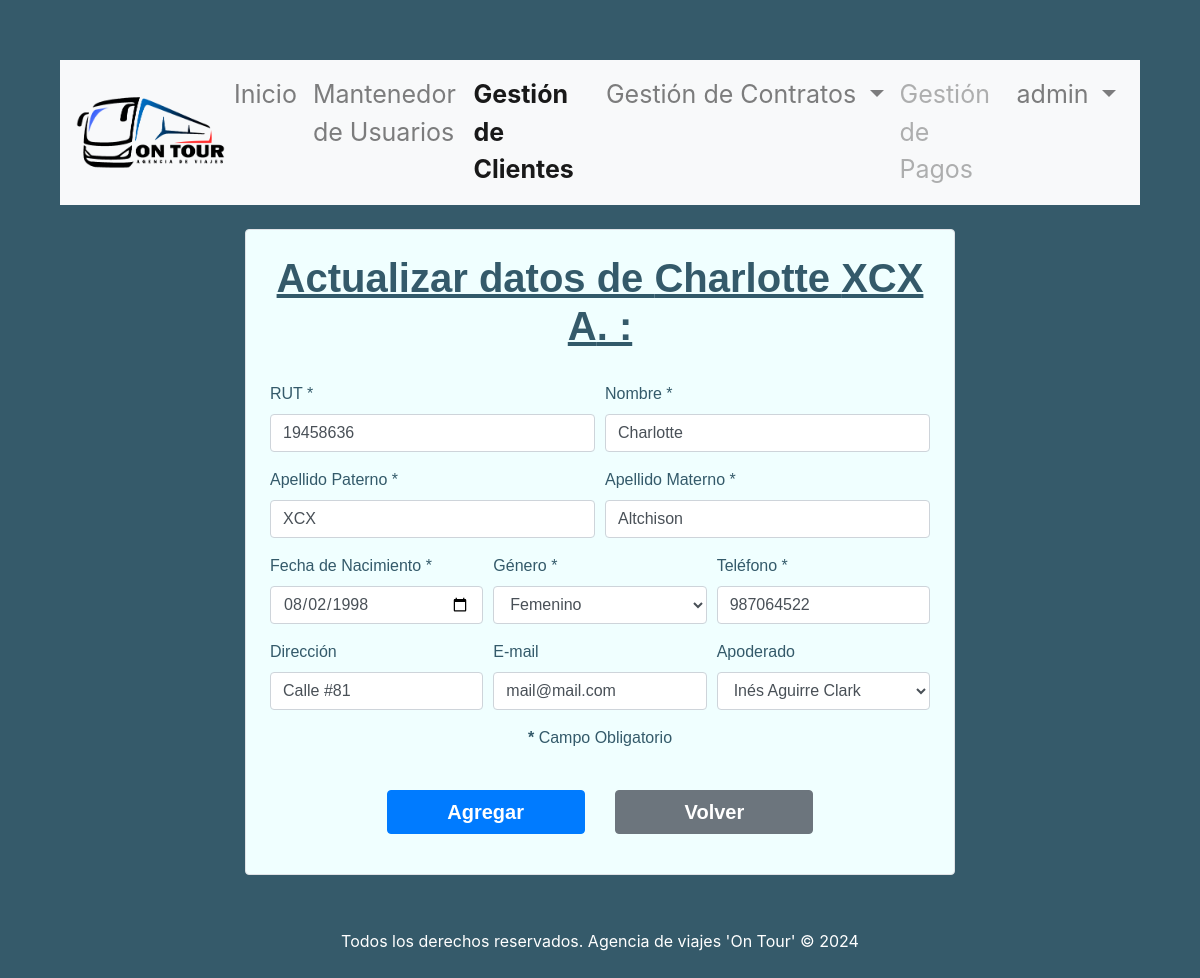
Page /accounts/alumnos_edit/9/1 (signed in) on the committed database.
### gestion_viajes/models.py (models this page shows, shortened)
class Alumno(models.Model):
    id_alumno        = models.AutoField(db_column='idAlumno', primary_key=True)
    rut              = models.CharField(max_length=10, null=False)
    nombre           = models.CharField(max_length=20, null=False)
    apellido_paterno = models.CharField(max_length=20, null=False)
    apellido_materno = models.CharField(max_length=20, null=False)
    fecha_nacimiento = models.DateField(blank=False, null=False)
    id_genero        = models.ForeignKey('Genero',on_delete=models.CASCADE, db_column='idGenero')
    telefono         = models.CharField(max_length=45, null=False)
    email            = models.EmailField(unique=True, max_length=100, blank=True, null=True)
    direccion        = models.CharField(max_length=50, blank=True, null=True)
    id_curso         = models.ForeignKey('Curso',on_delete=models.CASCADE, db_column='idCurso')
    id_apoderado     = models.ForeignKey('Apoderado',on_delete=models.CASCADE, db_column='idApoderado')

### gestion_viajes/views.py (the view)
# urls.py: path('alumnos_edit/<int:pk>/<int:fk>', views.alumnos_edit, name='alumnos_edit'),
@login_required
def alumnos_edit(request, pk, fk):
    curso = Curso.objects.get(id_curso=fk)
    try:
        alumno = Alumno.objects.get(id_alumno=pk)
        generos = Genero.objects.all()
        context = {}
        if alumno:
            if request.method == "POST":
                form = AlumnoForm(request.POST, instance=alumno)
                if form.is_valid():
                    form.save()
                    mensaje = f"Los datos de {alumno.nombre} {alumno.apellido_paterno} {alumno.apellido_materno} han sido actualizados exitosamente"
                    context = {'alumno': alumno, 'mensaje': mensaje, 'form': form, 'generos': generos, 'curso':curso, 'clase':'gestion_clientes'}
                    return render(request, 'gestion_viajes/alumnos_edit.html', context)
            else:
                form = AlumnoForm(instance=alumno)
                mensaje = ""
                context = {'alumno': alumno, 'mensaje': mensaje, 'form': form, 'generos': generos, 'curso':curso, 'clase':'gestion_clientes'}
                return render(request, 'gestion_viajes/alumnos_edit.html', context)
    except Alumno.DoesNotExist:
        alumnos = Alumno.objects.filter(id_curso = fk).order_by('apellido_paterno')
        mensaje = f"ERROR: El alumno con ID {pk} no existe"
        context = {'alumnos': alumnos, 'mensaje': mensaje, 'curso':curso, 'clase':'gestion_clientes'}
    return render(request, 'gestion_viajes/alumnos_list.html', context)

### gestion_viajes/models.py (called while the page is built)
    def __str__(self):
        return str(self.genero)

    def __str__(self):
        return str(self.nombre)+" "+str(self.apellido_paterno)+" "+str(self.apellido_materno)

### gestion_viajes/templates/gestion_viajes/alumnos_edit.html (shortened to what this page needs)
{% extends "gestion_viajes/base.html" %}
{% load static %}
{% block content %}
  <br>
    <div class="row justify-content-center">
      <div class="col-lg-8 col-md-10 col-sm-12">
        <div id="formCrud" class="p-4 border rounded">
          {% if alumno %}
          <h2 class="text-center">
            Actualizar datos de {{alumno.nombre}} {{alumno.apellido_paterno}}
            {{alumno.apellido_materno|slice:":1"}}. :
          </h2>
          <br />
          <form action="" method="POST">
            <div class="form-row">
              <div class="form-group col-md-6">
                <label for="id_rut">RUT *</label>
                {{ form.rut }}
              </div>
              <div class="form-group col-md-6">
                <label for="id_nombre">Nombre *</label>
                {{ form.nombre }}
              </div>
            </div>
            <div class="form-row">
              <div class="form-group col-md-6">
                <label for="id_apellido_paterno">Apellido Paterno *</label>
                {{ form.apellido_paterno }}
              </div>
              <div class="form-group col-md-6">
                <label for="id_apellido_materno">Apellido Materno *</label>
                {{ form.apellido_materno }}
              </div>
            </div>
            <div class="form-row">
              <div class="form-group col-md-4">
                <label for="id_fecha_nacimiento">Fecha de Nacimiento *</label>
                {{ form.fecha_nacimiento }}
              </div>
              <div class="form-group col-md-4">
                <label for="id_genero">Género *</label>
                {{ form.id_genero }}
              </div>
              <div class="form-group col-md-4">
                <label for="id_telefono">Teléfono *</label>
                {{ form.telefono }}
              </div>
            </div>
            <div class="form-row">
              <div class="form-group col-md-4">
                <label for="id_direccion">Dirección</label>
                {{ form.direccion }}
              </div>
              <div class="form-group col-md-4">
                <label for="id_email">E-mail</label>
                {{ form.email }}
              </div>
              <div class="form-group col-md-4">
                <label for="id_apoderado">Apoderado</label>
                {{ form.id_apoderado }}
              </div>
            </div>
            <div class="form-row justify-content-center">
              <p><b>*</b> Campo Obligatorio</p>
            </div>
            <br />
            <div class="form-group text-center">
              <button type="submit" class="btn btn-primary" id="btnEnviarForm">
                Agregar
              </button>
              <a
                href="{% url 'crud_alumnos' fk=curso.id_curso%}"
                class="btn btn-secondary"
                id="btnVolver"
                >Volver</a
              >
            </div>
          </form>
          {% endif %}
        </div>
      </div>
    </div>
{% endblock %}

### gestion_viajes/templates/gestion_viajes/base.html (shortened to what this page needs)
<!DOCTYPE html>
<html lang="en">
    <head>
        {% load static %}
        <link
          rel="stylesheet"
          href="https://cdn.jsdelivr.net/npm/bootstrap@4.6.2/dist/css/bootstrap.min.css"
        />
        <link rel="stylesheet" href="{% static 'css/styles.css' %}" />
      </head>
<body>
    <nav class="navbar navbar-expand-lg navbar-light bg-light">
        <a class="navbar-brand" href="{% url 'index' %}"><img src="{% static 'img/logoontour.png' %}" alt="logo" class="img-fluid"></a>
        <div class="collapse navbar-collapse" id="navbarSupportedContent">
          <ul class="navbar-nav mr-auto">
            {% if clase == 'index' %}<li class="nav-item active">{% else %}<li class="nav-item">{% endif %}
              <a class="nav-link" href="{% url 'index' %}">Inicio</a>
            </li>
            {% if user.is_staff %}
            {% if clase == 'gestion_usuarios' %}<li class="nav-item active">{% else %}<li class="nav-item">{% endif %}
                    <a class="nav-link" href="{% url 'crud_usuarios' %}">Mantenedor de Usuarios</a>
                </li>
            {% endif %}
            {% if clase == 'gestion_clientes' %}<li class="nav-item active">{% else %}<li class="nav-item">{% endif %}
              <a class="nav-link" href="{% url 'crud_colegios' %}">Gestión de Clientes</a>
            </li>
            {% if clase == 'gestion_contratos' %}<li class="nav-item dropdown active">{% else %}<li class="nav-item dropdown">{% endif %}
                <a class="nav-link dropdown-toggle" href="#"  id="navbarDropdown" role="button" data-toggle="dropdown" aria-haspopup="true" aria-expanded="false">
                  Gestión de Contratos
                </a>
            </li>
            <li class="nav-item">
              <a class="nav-link disabled" href="#">Gestión de Pagos</a>
            </li>
            <li class="nav-item dropdown">
                <a class="nav-link dropdown-toggle" href="#" id="navbarDropdown" role="button" data-toggle="dropdown" aria-haspopup="true" aria-expanded="false">
                    {{ user.username }}
                </a>
            </li>
          </ul>
        </div>
      </nav>
    {% block content %}{% endblock %}
    <footer><p>Todos los derechos reservados. Agencia de viajes 'On Tour' &copy; 2024</p></footer>
</body>
</html>

### gestion_viajes/static/css/styles.css (style rules this page uses)
body { background-color: rgba(14, 58, 77, 0.836); margin: 5%; }
.navbar-brand { padding: 0; margin-right: 0; display: flex; align-items: center; }
.navbar-brand .img-fluid { max-width: 150px; height: auto; }
.navbar-nav { margin-left: auto; }
.nav-item { font-size: 25px; }
.nav-item.active { font-weight: bold; }
footer { text-align: center; color: white; margin-top: 5%; margin-bottom: auto; }
#formCrud { background-color: azure; color: rgba(14, 58, 77, 0.836); font-family:'Trebuchet MS', 'Lucida Sans Unicode', 'Lucida Grande', 'Lucida Sans', Arial, sans-serif; font-weight: 500; }
#formCrud h2 { font-size: 40px; font-weight: bold; text-decoration: underline; }
#btnEnviarForm, #btnVolver { width: 30%; margin-left: 2%; margin-right: 2%; font-weight: 700; font-size: 20px; }

### rows in the picture
Alumno: nombre "Charlotte", apellido_paterno "XCX", apellido_materno "A", rut "19458636", apellido_materno "Altchison", fecha_nacimiento "08/02/1998", telefono "987064522", direccion "Calle #81", email "mail@mail.com"

### other values in the picture
{{ user.username }} "admin"
